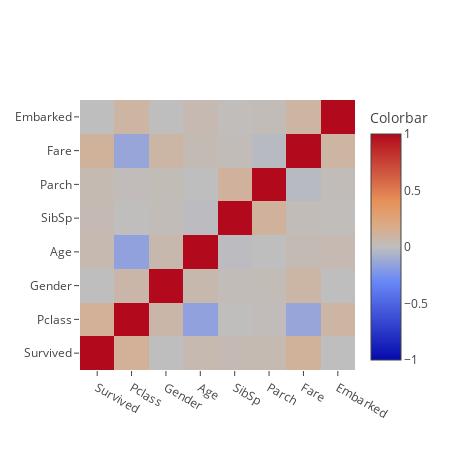

Source (notebook cell):
### Code cell
descr.correlation_threshold = 0

corr = descr.correlation_description(spn, dictionary)

### Figure 1 — Plotly figure (JSON) as saved in the notebook; plotly's stock layout.template omitted (floating-point values rounded to 4 significant figures)
{"data": [{"colorbar": {"title": "Colorbar"}, "colorscale": "RdBu", "type": "heatmap", "x": ["Survived", "Pclass", "Gender", "Age", "SibSp", "Parch", "Fare", "Embarked"], "y": ["Survived", "Pclass", "Gender", "Age", "SibSp", "Parch", "Fare", "Embarked"], "z": [[1.003, 0.13, 0, 0.0516, 0.03676, 0.04227, 0.1207, 0], [0.13, 1, 0.07743, -0.1653, 0.004828, 0.01864, -0.1391, 0.09226], [0, 0.07743, 1.001, 0.05799, 0.01997, 0.02458, 0.08734, 0], [0.0516, -0.1653, 0.05799, 1, -0.008808, 0.0007308, 0.03589, 0.04599], [0.03676, 0.004828, 0.01997, -0.008808, 1.0, 0.1169, 0.02172, 0.01001], [0.04227, 0.01864, 0.02458, 0.0007308, 0.1169, 1, -0.02191, 0.02178], [0.1207, -0.1391, 0.08734, 0.03589, 0.02172, -0.02191, 1, 0.09418], [0, 0.09226, 0, 0.04599, 0.01001, 0.02178, 0.09418, 2]], "zmax": 1, "zmin": -1}], "layout": {"height": 450, "title": null, "width": 450}}
